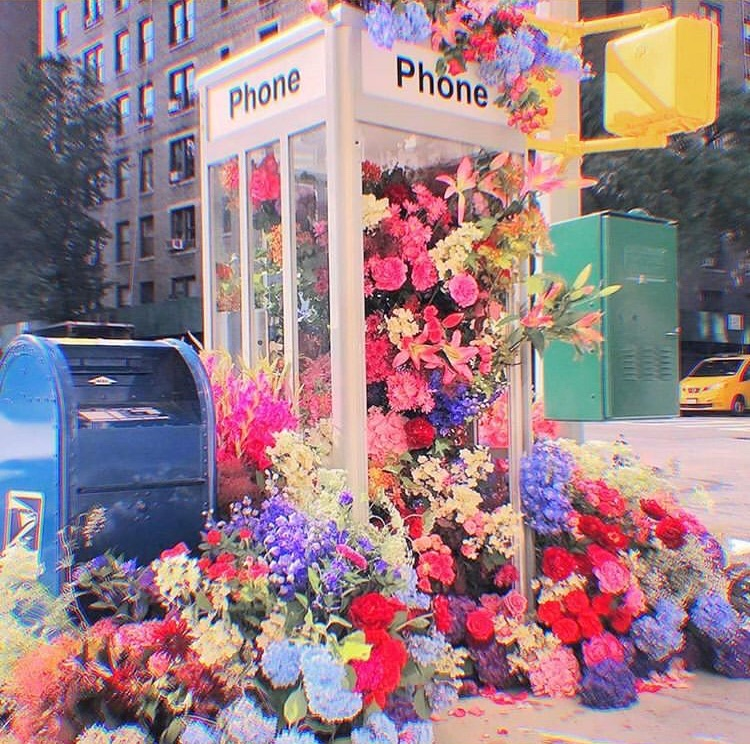
#> input picture flowerspic.jpg, 750 x 744 px
$ jupyter execute --allow-errors 'Color Identification.ipynb'
#> lines starting #> are read from the running program, lines starting #| are printed output that depends on the picture
# COLOR IDENTIFICATION - IOT

[cell 1]
import cv2
import pandas as pd

[cell 2]
img_path = 'flowerspic.jpg'
csv_path = 'colors.csv'

df = pd.read_csv(csv_path)
print(df.head(5))

[cell 3]
index = ['color', 'color_name', 'hex', 'R', 'G', 'B']
df = pd.read_csv(csv_path, names=index, header=None)
#> (reads colors.csv from the repository)

print(df.head(5))

print(len(df))

[cell 4]
img = cv2.imread(img_path)
#> img is the input picture: shape (744, 750, 3); mean B, G, R 136.4, 128.5, 157.5
img = cv2.resize(img, (800,600))
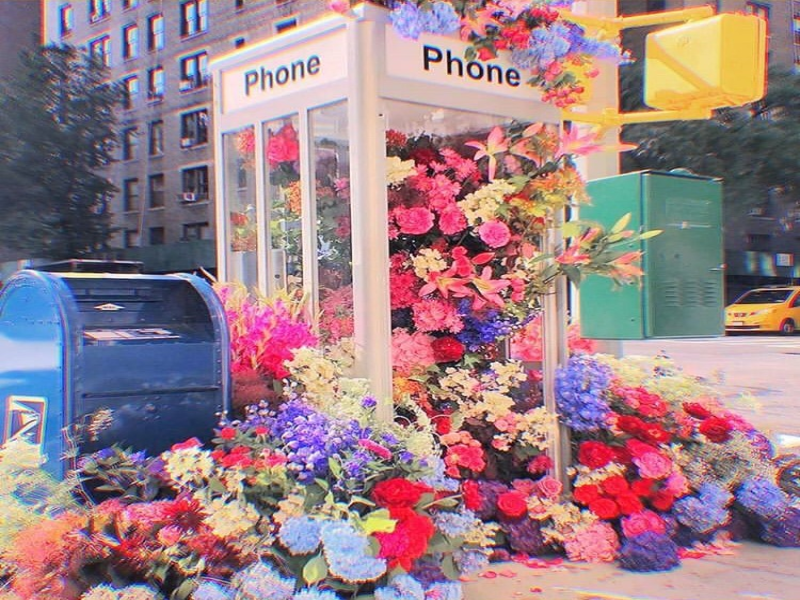
#> img: shape (600, 800, 3); mean B, G, R 136.3, 128.4, 157.4

[cell 5]
clicked = False
r = g = b = xpos = ypos = 0

#> (a cell that did not finish here is left out)

[cell 7]
def draw_function(event, x, y, flags, params):
    if event == cv2.EVENT_LBUTTONDBLCLK:
        global b, g, r, xpos, ypos, clicked
        clicked = True
        xpos = x
        ypos = y
        b,g,r = img[y,x]
        b = int(b)
        g = int(g)
        r = int(r)

[cell 8]
cv2.namedWindow('image')
cv2.setMouseCallback('image', draw_function)

[cell 9]
while True:
    cv2.imshow('image', img)
    if clicked:
        cv2.rectangle(img, (20,20), (600,60), (b,g,r), -1)
        text = get_color_name(r,g,b) + ' R=' + str(r) + ' G=' + str(g) + ' B=' + str(b)
        cv2.putText(img, text, (50,50), 2,0.8, (255,255,255),2,cv2.LINE_AA)
        if r+g+b >=600:
            cv2.putText(img, text, (50,50), 2,0.8, (0,0,0),2,cv2.LINE_AA)

    if cv2.waitKey(20) & 0xFF == 27:
#> (key Esc is pressed here)
